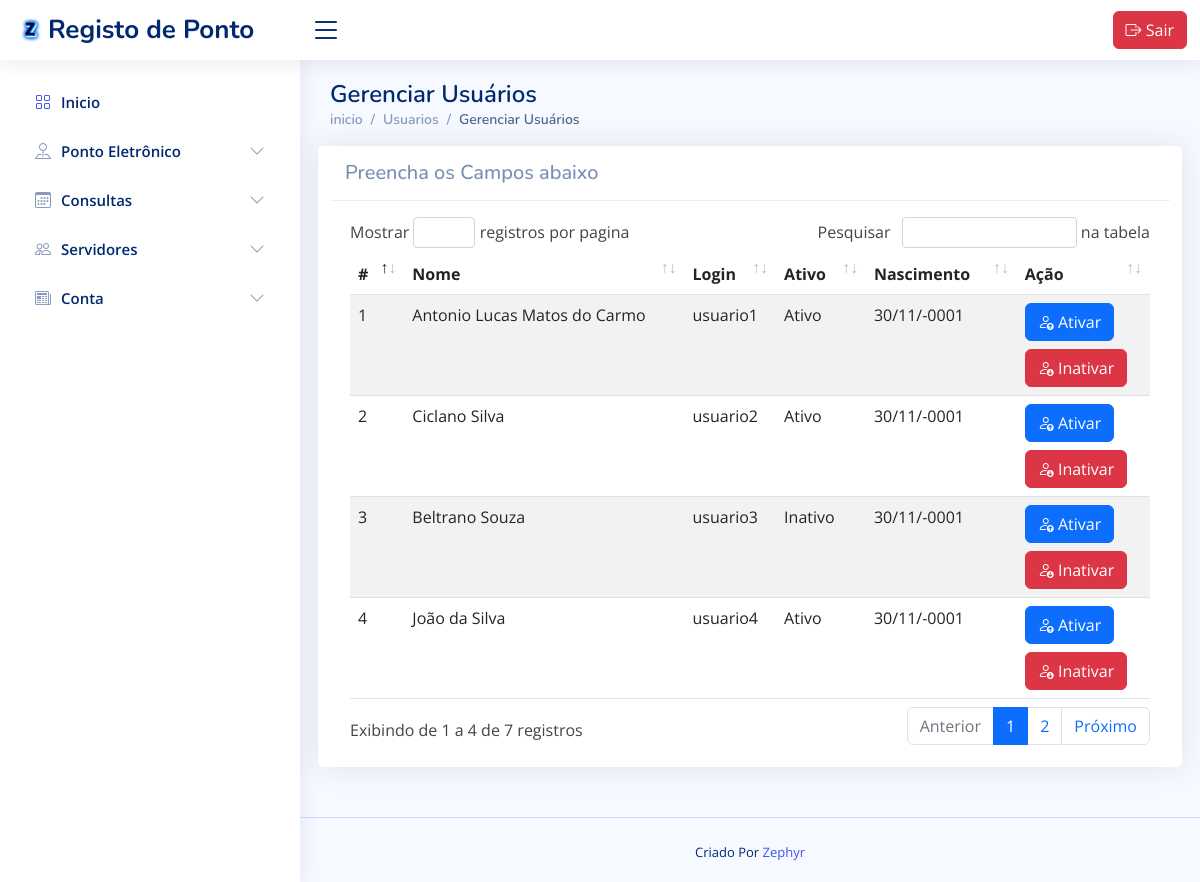
Page /gestor/gestaoUsuarios.php (signed in) on the committed database.
### tables this page shows
CREATE TABLE `usuario` (
  `id_usuario` int(11) NOT NULL,
  `login` varchar(50) NOT NULL,
  `senha` varchar(100) NOT NULL,
  `data_cadastro` date NOT NULL,
  `ativo` tinyint(1) NOT NULL,
  `email` varchar(100) DEFAULT NULL,
  `cpf` varchar(14) DEFAULT NULL,
  `nome` varchar(255) DEFAULT NULL,
  `primeiro_acesso` char(1) DEFAULT '1',
  `telefone` varchar(20) DEFAULT NULL,
  `perfil` int(11) DEFAULT '1' COMMENT '1 - usuario basico, 2 - usuario admin',
  `data_nascimento` date DEFAULT NULL,
  `setor` varchar(50) DEFAULT NULL,
  `funcao` varchar(20) DEFAULT NULL
);

### classes/sql.class.php (called while the page is built, shortened)
<?php
require_once("conexao.class.php");
class SQL {
    var $conexao;
    function SQL() {
        $oConexao = new Conexao();
        $this->conexao = $oConexao->conexao;
    }
    function executarQuery($sql){
        $res = mysqli_query($this->conexao, $sql);
        if($res){
            if(mysqli_num_rows($res) > 0){
                while($aReg = mysqli_fetch_assoc($res)){
                    $aObj[] = $aReg;
                }
            }
            return (mysqli_num_rows($res) > 0) ? $aObj : false;
        } else {
            return false;
        }
    }
    function getUsuarios(){
        $sql = "
            SELECT * from gestaoponto.usuario u
        ";
        return $this->executarQuery($sql);
    }
}
?>

### classes/conexao.class.php (called while the page is built, shortened)
<?php
class Conexao{
	function set_conexao($conexao){
	    $this->conexao = $conexao;
	}
}
?>

### gestor/gestaoUsuarios.php (the view, shortened to what this page needs)
<?php
require '../classes/sql.class.php';
$sql = new SQL();
$usuarios = $sql->getUsuarios();
?>
<!DOCTYPE html>
<html lang="pt-br">
<head>
    <?php include '../includes/cabecalho.php'?>
</head>
<body>
    <?php include '../includes/navBar.php'?>
    <?php include '../includes/menuLateral.php'?>
    <main id="main" class="main">
        <div class="pagetitle">
            <h1>Gerenciar Usu&aacute;rios</h1>
            <nav>
                <ol class="breadcrumb">
                    <li class="breadcrumb-item"><a href="index.php">inicio</a></li>
                    <li class="breadcrumb-item">Usuarios</li>
                    <li class="breadcrumb-item active">Gerenciar Usu&aacute;rios</li>
                </ol>
            </nav>
        </div>
        <section class="section dashboard">
            <div class="row">
                <div class="col-lg-12">
                    <div class="row">
                    <div class="card">
                        <h5 class="card-header">Preencha os Campos abaixo</h5>
                        <div class="card-body mt-3">
                            <div class="table-responsive">
                                <table class="table table-striped" id="usuarios">
                                    <thead>
                                        <tr>
                                            <th scope="col">#</th>
                                            <th scope="col">Nome</th>
                                            <th scope="col">Login</th>
                                            <th scope="col">Ativo</th>
                                            <th scope="col">Nascimento</th>
                                            <th scope="col">A&ccedil;&atilde;o</th>
                                        </tr>
                                    </thead>
                                    <tbody>
                                        <?php $i=1; foreach($usuarios as $usuario){  ?>
                                        <tr>
                                            <td><?=$i?></td>
                                            <td><?=utf8_encode($usuario['nome'])?></td>
                                            <td><?=$usuario['login']?></td>
                                            <td><?= $usuario['ativo'] == 1 ? 'Ativo' : 'Inativo' ?></td>
                                            <td><?=date('d/m/Y', strtotime($usuario['data_nascimento']))?></td>
                                            <td>
                                                <div class="col-12">
                                                    <button class="btn btn-primary" type="button" value="1" onclick="atualizarStatus(this.value, <?=$usuario['id_usuario']?>, 'Ativar')">
                                                        <i class="bi bi-person-up"></i> Ativar
                                                    </button>
                                                </div>
                                                <div class="col-12 mt-2">
                                                    <button class="btn btn-danger" type="button" value="0" onclick="atualizarStatus(this.value, <?=$usuario['id_usuario']?>, 'Inativar')">
                                                        <i class="bi bi-person-down"></i> Inativar
                                                    </button>
                                                </div>
                                            </td>
                                        </tr>
                                        <?php $i++; } ?>
                                    </tbody>
                                </table>
                            </div>
                        </div>
                    </div>
                    </div>
                </div>
            </div>
        </section>
    </main>
    <?php include "../includes/rodape.php";?>
</body>
</html>

### includes/cabecalho.php (shortened to what this page needs)
<link href="../assets/vendor/bootstrap/css/bootstrap.min.css" rel="stylesheet">
<link href="../assets/vendor/bootstrap-icons/bootstrap-icons.css" rel="stylesheet">
<link href="../assets/vendor/boxicons/css/boxicons.min.css" rel="stylesheet">
<link href="../assets/vendor/quill/quill.snow.css" rel="stylesheet">
<link href="../assets/vendor/quill/quill.bubble.css" rel="stylesheet">
<link href="../assets/vendor/remixicon/remixicon.css" rel="stylesheet">
<link href="../assets/vendor/simple-datatables/style.css" rel="stylesheet">
<link href="../assets/css/listaHoraExtra.css" rel="stylesheet">
<link href="../assets/css/style.css" rel="stylesheet">
<link rel="stylesheet" type="text/css" href="../util/front/datatables-bs4/css/dataTables.bootstrap4.min.css" />
<link rel="stylesheet" type="text/css" href="../util/front/datatables-responsive/css/responsive.bootstrap4.min.css" />
<link href="https://api.mapbox.com/mapbox-gl-js/v2.13.0/mapbox-gl.css" rel="stylesheet">

### includes/navBar.php
<header id="header" class="header fixed-top d-flex align-items-center">
    <div class="d-flex align-items-center justify-content-between">
        <a href="index.php" class="logo d-flex align-items-center">
            <img src="../assets/img/brasao.png" alt="">
            <span class="d-none d-lg-block">Registo de Ponto</span>
        </a>
        <i class="bi bi-list toggle-sidebar-btn"></i>
    </div>
    <nav class="header-nav ms-auto row">
        <ul class="d-flex align-items-center">
            <li style="margin-right: 25px;">
                <a href="logout.php" class="btn btn-danger">
                    <i class="bi bi-box-arrow-right"></i> Sair
                </a>
            </li>
        </ul>
    </nav>
</header>

### includes/menuLateral.php (shortened to what this page needs)
<aside id="sidebar" class="sidebar">
<ul class="sidebar-nav" id="sidebar-nav">
    <li class="nav-item">
        <a class="nav-link " href="index.php" style="color: #012970;">
            <i class="bi bi-grid"></i>
            <span>Inicio</span>
        </a>
    </li>
     <li class="nav-item">
        <a class="nav-link collapsed" data-bs-target="#pontoEletronico" href="#" id="acaoPontoEletronico">
            <i class="bi bi-pin-map"></i><span>Ponto Eletrônico</span><i
                class="bi bi-chevron-down ms-auto"></i>
        </a>
    </li>
    <li class="nav-item">
        <a class="nav-link collapsed" data-bs-target="#consultas" href="#" id="acaoConsultas">
            <i class="bi bi-calendar3"></i><span>Consultas</span><i class="bi bi-chevron-down ms-auto"></i>
        </a>
    </li>
    <li class="nav-item">
        <a class="nav-link collapsed" data-bs-target="#servidores" href="#" id="acaoServidores">
            <i class="bi bi-people"></i><span>Servidores</span><i class="bi bi-chevron-down ms-auto"></i>
        </a>
    </li>
    <li class="nav-item">
        <a class="nav-link collapsed" data-bs-target="#relatorios" href="#" id="acaoRelatorios">
            <i class="bi bi-newspaper"></i><span>Conta</span><i class="bi bi-chevron-down ms-auto"></i>
        </a>
    </li>
</ul>
</aside>

### includes/rodape.php (shortened to what this page needs)
<footer id="footer" class="footer">
        <div class="credits">
             Criado Por <a href="http://<?=$_SERVER['HTTP_HOST']?>/gestaoPontoSeduc/gestor/creditos.php">Zephyr</a>
        </div>
    </footer>

### assets/css/style.css (style rules this page uses)
:root { scroll-behavior: smooth; }
body { font-family: "Open Sans", sans-serif; background: #f6f9ff; color: #444444; }
a { color: #4154f1; text-decoration: none; }
h1, h2, h3, h4, h5, h6 { font-family: "Nunito", sans-serif; }
#main { margin-top: 60px; padding: 20px 30px; transition: all 0.3s; }
.pagetitle { margin-bottom: 10px; }
.pagetitle h1 { font-size: 24px; margin-bottom: 0; font-weight: 600; color: #012970; }
.card { margin-bottom: 30px; border: none; border-radius: 5px; box-shadow: 0px 0 30px rgba(1, 41, 112, 0.1); }
.card-header, .card-footer { border-color: #ebeef4; background-color: #fff; color: #798eb3; padding: 15px; }
.card-body { padding: 0 20px 20px 20px; }
.breadcrumb { font-size: 14px; font-family: "Nunito", sans-serif; color: #899bbd; font-weight: 600; }
.breadcrumb a { color: #899bbd; transition: 0.3s; }
.breadcrumb .breadcrumb-item::before { color: #899bbd; }
.breadcrumb .active { color: #51678f; font-weight: 600; }
.logo { line-height: 1; }
@media (min-width: 1200px) { .logo { width: 280px; } }
.logo img { max-height: 26px; margin-right: 6px; }
.logo span { font-size: 26px; font-weight: 700; color: #012970; font-family: "Nunito", sans-serif; }
.header { transition: all 0.5s; z-index: 997; height: 60px; box-shadow: 0px 2px 20px rgba(1, 41, 112, 0.1); background-color: #fff; padding-left: 20px; }
.header .toggle-sidebar-btn { font-size: 32px; padding-left: 10px; cursor: pointer; color: #012970; }
.header-nav ul { list-style: none; }
.header-nav>ul { margin: 0; padding: 0; }
.sidebar { position: fixed; top: 60px; left: 0; bottom: 0; width: 300px; z-index: 996; transition: all 0.3s; padding: 20px; overflow-y: auto; scrollbar-width: thin; scrollbar-color: #aab7cf transparent; box-shadow: 0px 0px 20px rgba(1, 41, 112, 0.1); background-color: #fff; }
@media (min-width: 1200px) { #main, #footer { margin-left: 300px; } }
.sidebar-nav { padding: 0; margin: 0; list-style: none; }
.sidebar-nav li { padding: 0; margin: 0; list-style: none; }
.sidebar-nav .nav-item { margin-bottom: 5px; }
.sidebar-nav .nav-link { display: flex; align-items: center; font-size: 15px; font-weight: 600; color: #4154f1; transition: 0.3; padding: 10px 15px; border-radius: 4px; }
.sidebar-nav .nav-link i { font-size: 16px; margin-right: 10px; color: #4154f1; }
.sidebar-nav .nav-link.collapsed { color: #012970; background: #fff; }
.sidebar-nav .nav-link.collapsed i { color: #899bbd; }
.sidebar-nav .nav-link .bi-chevron-down { margin-right: 0; transition: transform 0.2s ease-in-out; }
.footer { padding: 20px 0; font-size: 14px; transition: all 0.3s; border-top: 1px solid #cddfff; }
.footer .credits { padding-top: 5px; text-align: center; font-size: 13px; color: #012970; }

### rows in the picture
usuario: nome "Antonio Lucas Matos do Carmo", login "usuario1", ativo "Ativo", data_nascimento "30/11/-0001"
usuario: nome "Ciclano Silva", login "usuario2", ativo "Ativo", data_nascimento "30/11/-0001"
usuario: nome "Beltrano Souza", login "usuario3", ativo "Inativo", data_nascimento "30/11/-0001"
usuario: nome "João da Silva", login "usuario4", ativo "Ativo", data_nascimento "30/11/-0001"
